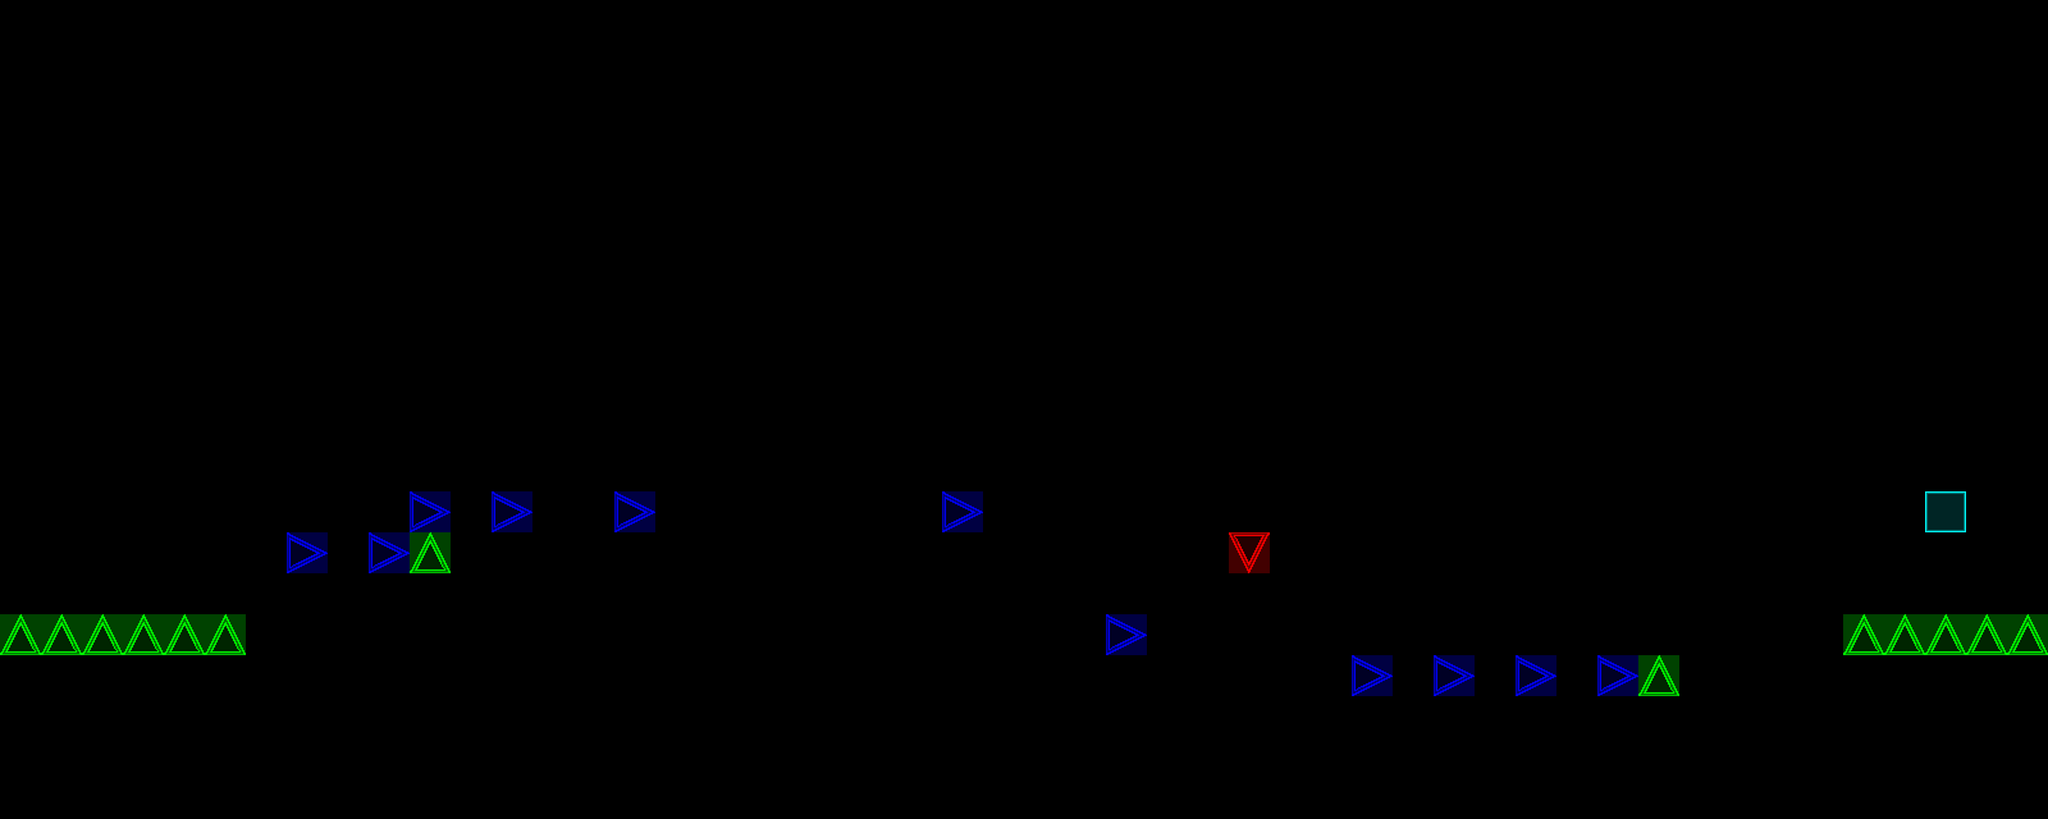

Tiled map render using the project's own tile images. Description and the map definition, with tile-layer contents summarised, below:
An orthogonal 50x20 tile map with 128x128 px tiles, 1 tile layer (Tile Layer 2) and 1 object (Player).

<map version="1.0" orientation="orthogonal" width="50" height="20" tilewidth="128" tileheight="128">
 <tileset firstgid="1" name="sheet128" tilewidth="128" tileheight="128">
  <image source="sheet128.png" width="640" height="128" />
 </tileset>
 <layer name="Tile Layer 2" width="50" height="20">
  <data>[1000 cells, 26 non-empty, 4 distinct tile ids]</data>
 </layer>
 <objectgroup name="Objects" width="50" height="20">
  <object name="Player" x="256" y="1664" width="128" height="128" />
 </objectgroup>
</map>
